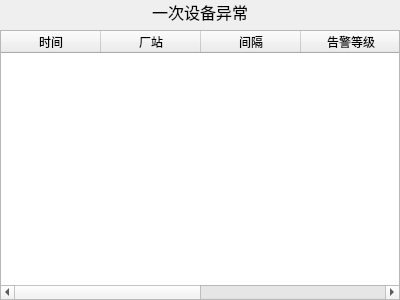
<?xml version="1.0" encoding="UTF-8"?>
<ui version="4.0">
 <class>PrimaryEquipmentAbnormal</class>
 <widget class="QWidget" name="PrimaryEquipmentAbnormal">
  <property name="geometry">
   <rect>
    <x>0</x>
    <y>0</y>
    <width>400</width>
    <height>300</height>
   </rect>
  </property>
  <property name="windowTitle">
   <string>Form</string>
  </property>
  <layout class="QGridLayout" name="gridLayout_PrimaryEquipmentAbnormal" rowstretch="1,13">
   <property name="margin">
    <number>0</number>
   </property>
   <item row="0" column="0">
    <widget class="QLabel" name="label">
     <property name="sizePolicy">
      <sizepolicy hsizetype="Expanding" vsizetype="Expanding">
       <horstretch>0</horstretch>
       <verstretch>0</verstretch>
      </sizepolicy>
     </property>
     <property name="font">
      <font>
       <pointsize>12</pointsize>
      </font>
     </property>
     <property name="text">
      <string>一次设备异常</string>
     </property>
     <property name="alignment">
      <set>Qt::AlignCenter</set>
     </property>
    </widget>
   </item>
   <item row="1" column="0">
    <widget class="QTableWidget" name="tableWidget">
     <column>
      <property name="text">
       <string>时间</string>
      </property>
     </column>
     <column>
      <property name="text">
       <string>厂站</string>
      </property>
     </column>
     <column>
      <property name="text">
       <string>间隔</string>
      </property>
     </column>
     <column>
      <property name="text">
       <string>告警等级</string>
      </property>
     </column>
     <column>
      <property name="text">
       <string>推理结论</string>
      </property>
     </column>
     <column>
      <property name="text">
       <string>详情</string>
      </property>
     </column>
    </widget>
   </item>
  </layout>
 </widget>
 <resources/>
 <connections/>
</ui>
